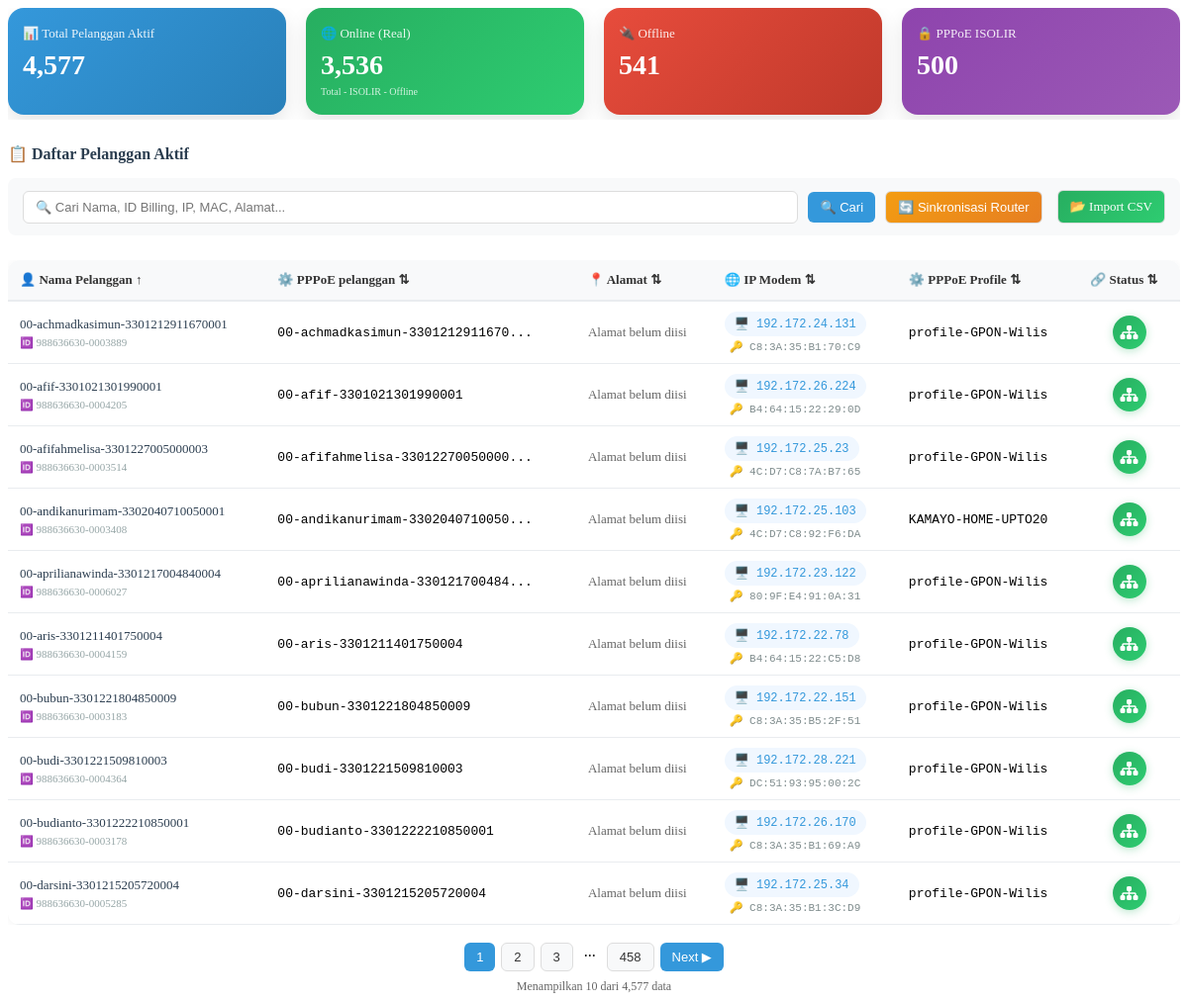
Page /pages/dashboard.php on the committed database.
### tables this page shows
CREATE TABLE `pelanggan` (
  `id_pelanggan` varchar(50) NOT NULL,
  `id_billing` varchar(50) DEFAULT '-',
  `nama` varchar(100) DEFAULT NULL,
  `alamat` text,
  `ip_modem` varchar(45) DEFAULT NULL,
  `status_ping` enum('ONLINE','OFFLINE') DEFAULT 'OFFLINE',
  `live_latency` varchar(20) DEFAULT '-',
  `live_bytes` varchar(20) DEFAULT '0',
  `live_ttl` varchar(10) DEFAULT '0',
  `status_pembayaran` varchar(20) DEFAULT 'belum bayar',
  `tagihan` decimal(15,0) DEFAULT '0',
  `no_telp` varchar(20) DEFAULT NULL,
  `uptime` varchar(50) DEFAULT NULL,
  `uptime_seconds` int DEFAULT '0',
  `caller_id` varchar(50) DEFAULT NULL,
  `remote_address` varchar(50) DEFAULT NULL,
  `local_address` varchar(50) DEFAULT NULL,
  `service_name` varchar(100) DEFAULT NULL,
  `pppoe_profile` varchar(100) DEFAULT NULL,
  `rate_limit` varchar(100) DEFAULT NULL,
  `status_berlangganan` enum('Aktif','Nonaktif','Suspend') NOT NULL DEFAULT 'Aktif',
  `router_id` int DEFAULT NULL,
  `sync_count` int NOT NULL DEFAULT '0',
  `last_update` datetime DEFAULT NULL,
  `last_sync` datetime DEFAULT NULL,
  `created_at` datetime DEFAULT CURRENT_TIMESTAMP
);

### pages/dashboard.php (the view, shortened to what this page needs)
<?php
$host = "localhost";
$user = "cspanglimanet";
$pass = "bcwJl%yLs1r/)8v2";
$db   = "cs_panglima";
try {
    $pdo = new PDO("mysql:host=$host;dbname=$db;charset=utf8mb4", $user, $pass);
    $pdo->setAttribute(PDO::ATTR_ERRMODE, PDO::ERRMODE_EXCEPTION);
    $pdo->setAttribute(PDO::ATTR_DEFAULT_FETCH_MODE, PDO::FETCH_ASSOC);
} catch (PDOException $e) {
    die("Koneksi database gagal: " . $e->getMessage());
}
$limit = 10;
$page = isset($_POST['page']) ? (int)$_POST['page'] : (isset($_GET['page']) ? (int)$_GET['page'] : 1);
$offset = ($page - 1) * $limit;
$search = '';
$sort_column = isset($_POST['sort']) ? $_POST['sort'] : (isset($_GET['sort']) ? $_GET['sort'] : 'nama');
$sort_order = isset($_POST['order']) ? $_POST['order'] : (isset($_GET['order']) ? $_GET['order'] : 'asc');
$sort_order_sql = ($sort_order == 'desc') ? 'DESC' : 'ASC';
$where_clause = "WHERE status_berlangganan = 'Aktif'";
$params = [];
$total_sql = "SELECT COUNT(*) as total FROM pelanggan $where_clause";
$total_stmt = $pdo->prepare($total_sql);
$total_stmt->execute($params);
$total_rows = $total_stmt->fetch()['total'];
$total_pages = ($total_rows > 0) ? ceil($total_rows / $limit) : 1;
$sql = "SELECT id_pelanggan, nama, alamat, ip_modem, caller_id, status_ping, pppoe_profile, live_latency,
               status_pembayaran, no_telp, service_name, status_berlangganan, router_id, id_billing
        FROM pelanggan
        $where_clause
        ORDER BY
            CASE WHEN status_ping = 'ONLINE' THEN 0 ELSE 1 END,
            $sort_column $sort_order_sql
        LIMIT :limit OFFSET :offset";
$stmt = $pdo->prepare($sql);
$stmt->bindValue(':limit', $limit, PDO::PARAM_INT);
$stmt->bindValue(':offset', $offset, PDO::PARAM_INT);
$stmt->execute();
$pelanggan_list = $stmt->fetchAll();
$total_aktif = $pdo->query("SELECT COUNT(*) as total FROM pelanggan WHERE status_berlangganan = 'Aktif'")->fetch()['total'];
$total_isolir = $pdo->query("SELECT COUNT(*) as total FROM pelanggan WHERE pppoe_profile = 'ISOLIR' AND status_berlangganan = 'Aktif'")->fetch()['total'];
$total_offline = $pdo->query("SELECT COUNT(*) as total FROM pelanggan WHERE status_ping = 'OFFLINE' AND status_berlangganan = 'Aktif' AND (pppoe_profile != 'ISOLIR' OR pppoe_profile IS NULL)")->fetch()['total'];
$total_online_real = $total_aktif - $total_isolir - $total_offline;
?>
<div class="stats-grid">
    <div class="stat-card">
        <h4>📊 Total Pelanggan Aktif</h4>
        <div class="value">
            <?php echo number_format($total_aktif); ?>
        </div>
    </div>
    <div class="stat-card" style="background: linear-gradient(135deg, #27ae60, #2ecc71);">
        <h4>🌐 Online (Real)</h4>
        <div class="value">
            <?php echo number_format($total_online_real); ?>
        </div>
        <div style="font-size: 10px; opacity: 0.8; margin-top: 5px;">
            Total - ISOLIR - Offline
        </div>
    </div>
    <div class="stat-card" style="background: linear-gradient(135deg, #e74c3c, #c0392b);">
        <h4>🔌 Offline</h4>
        <div class="value">
            <?php echo number_format($total_offline); ?>
        </div>
    </div>
    <div class="stat-card" style="background: linear-gradient(135deg, #8e44ad, #9b59b6);">
        <h4>🔒 PPPoE ISOLIR</h4>
        <div class="value">
            <?php echo number_format($total_isolir); ?>
        </div>
    </div>
</div>
<div class="customer-table-container" style="margin-top: 25px;">
    <div style="display: flex; justify-content: space-between; align-items: center; margin-bottom: 15px; flex-wrap: wrap; gap: 10px;">
        <h3 style="margin: 0; color: #2c3e50; font-weight: 600; font-size: 16px;">
            📋 Daftar Pelanggan Aktif
        </h3>
    </div>
    <form method="POST" action="" id="searchForm" class="filter-bar">
        <input type="text" name="search" placeholder="🔍 Cari Nama, ID Billing, IP, MAC, Alamat..."
               value="<?php echo htmlspecialchars($search); ?>">
        <button type="submit" class="btn-primary">🔍 Cari</button>
        <button type="button" class="btn-sync" id="syncRouterBtn" onclick="syncAllRoutersWithModal()">
            🔄 Sinkronisasi Router
        </button>
        <a href="index.php?page=import_csv" class="btn-sync" style="background: linear-gradient(135deg, #27ae60, #2ecc71); text-decoration: none; margin-left: 5px;">
    📂 Import CSV
</a>
    </form>
    <div style="overflow-x: auto;">
        <table class="data-table" style="width: 100%; border-collapse: collapse; background: white; border-radius: 12px; overflow: hidden; box-shadow: 0 1px 8px rgba(0,0,0,0.05);">
            <thead>
                <tr>
                    <th style="padding: 12px 12px; text-align: left; background: #f8f9fa; border-bottom: 2px solid #e9ecef;"><a href="#" onclick="sortTable('nama'); return false;">👤 Nama Pelanggan <?php echo $sort_column == 'nama' ? ($sort_order == 'asc' ? '↑' : '↓') : '⇅'; ?></a></th>
                    <th style="padding: 12px 12px; text-align: left; background: #f8f9fa; border-bottom: 2px solid #e9ecef;"><a href="#" onclick="sortTable('id_pelanggan'); return false;">⚙️ PPPoE pelanggan <?php echo $sort_column == 'id_pelanggan' ? ($sort_order == 'asc' ? '↑' : '↓') : '⇅'; ?></a></th>
                    <th style="padding: 12px 12px; text-align: left; background: #f8f9fa; border-bottom: 2px solid #e9ecef;"><a href="#" onclick="sortTable('alamat'); return false;">📍 Alamat <?php echo $sort_column == 'alamat' ? ($sort_order == 'asc' ? '↑' : '↓') : '⇅'; ?></a></th>
                    <th style="padding: 12px 12px; text-align: left; background: #f8f9fa; border-bottom: 2px solid #e9ecef;"><a href="#" onclick="sortTable('ip_modem'); return false;">🌐 IP Modem <?php echo $sort_column == 'ip_modem' ? ($sort_order == 'asc' ? '↑' : '↓') : '⇅'; ?></a></th>
                    <th style="padding: 12px 12px; text-align: left; background: #f8f9fa; border-bottom: 2px solid #e9ecef;"><a href="#" onclick="sortTable('pppoe_profile'); return false;">⚙️ PPPoE Profile <?php echo $sort_column == 'pppoe_profile' ? ($sort_order == 'asc' ? '↑' : '↓') : '⇅'; ?></a></th>
                    <th style="padding: 12px 12px; text-align: center; background: #f8f9fa; border-bottom: 2px solid #e9ecef;"><a href="#" onclick="sortTable('status_ping'); return false;">🔗 Status <?php echo $sort_column == 'status_ping' ? ($sort_order == 'asc' ? '↑' : '↓') : '⇅'; ?></a></th>
                </tr>
            </thead>
            <tbody>
                <?php if (count($pelanggan_list) > 0): ?>
                    <?php foreach ($pelanggan_list as $pelanggan): ?>
                        <tr style="border-bottom: 1px solid #e9ecef;">
                            <td style="padding: 10px 12px; font-weight: 500; word-break: break-word;">
                                <a href="#" onclick="showDetailModal(
                                    '<?php echo htmlspecialchars(addslashes($pelanggan['nama'])); ?>',
                                    '<?php echo htmlspecialchars(addslashes($pelanggan['alamat'] ?? '-')); ?>',
                                    '<?php echo htmlspecialchars($pelanggan['status_pembayaran'] ?? 'belum bayar'); ?>',
                                    '<?php echo htmlspecialchars($pelanggan['no_telp'] ?? '-'); ?>',
                                    '<?php echo htmlspecialchars(addslashes($pelanggan['service_name'] ?? '-')); ?>',
                                    '<?php echo htmlspecialchars($pelanggan['status_berlangganan'] ?? 'Aktif'); ?>',
                                    '<?php echo htmlspecialchars($pelanggan['router_id'] ?? '-'); ?>'
                                ); return false;" class="nama-link">
                                    <?php echo htmlspecialchars($pelanggan['nama']); ?>
                                </a>
                                <?php if(!empty($pelanggan['id_billing']) && $pelanggan['id_billing'] != '-'): ?>
                                    <div style="font-size: 11px; color: #95a5a6; margin-top: 4px;">
                                        🆔 <?php echo htmlspecialchars($pelanggan['id_billing']); ?>
                                    </div>
                                <?php endif; ?>
                            </td>
                            <td style="padding: 10px 12px; font-family: monospace; word-break: break-word;">
                                <?php echo htmlspecialchars(substr($pelanggan['id_pelanggan'], 0, 30)) . (strlen($pelanggan['id_pelanggan']) > 30 ? '...' : ''); ?>
                            </td>
                            <td style="padding: 10px 12px; color: #666; word-break: break-word;">
                                <?php echo htmlspecialchars($pelanggan['alamat'] ?? '-'); ?>
                            </td>
                            <td style="padding: 10px 12px;">
                                <?php if (!empty($pelanggan['ip_modem']) && $pelanggan['ip_modem'] != '-' && filter_var($pelanggan['ip_modem'], FILTER_VALIDATE_IP)): ?>
                                    <a href="#" onclick="showRemoteModal('<?php echo htmlspecialchars($pelanggan['ip_modem']); ?>', '<?php echo htmlspecialchars($pelanggan['nama']); ?>'); return false;" class="ip-link">
                                        🖥️ <?php echo htmlspecialchars($pelanggan['ip_modem']); ?>
                                    </a>
                                    <div style="font-size: 11px; color: #7f8c8d; margin-top: 4px; font-family: monospace; padding-left: 5px;">
                                        🔑 <?php echo htmlspecialchars($pelanggan['caller_id'] ?? '-'); ?>
                                    </div>
                                <?php else: ?>
                                    <span style="color: #999;">❓ <?php echo htmlspecialchars($pelanggan['ip_modem']); ?></span>
                                <?php endif; ?>
                            </td>
                            <td style="padding: 10px 12px; font-family: monospace; word-break: break-word;">
                                <?php
                                $profile = $pelanggan['pppoe_profile'] ?? '-';
                                echo htmlspecialchars(substr($profile, 0, 25)) . (strlen($profile) > 25 ? '...' : '');
                                ?>
                            </td>
                            <td style="padding: 10px 12px; text-align: center;">
                                <div onclick="showPingModal('<?php echo htmlspecialchars($pelanggan['ip_modem']); ?>', '<?php echo htmlspecialchars($pelanggan['nama']); ?>')"
                                     class="<?php echo $pelanggan['status_ping'] == 'ONLINE' ? 'status-online' : 'status-offline'; ?>"
                                     title="Klik untuk melihat grafik ping">
                                    <i class="fas fa-sitemap" style="color: white; font-size: 16px;"></i>
                                </div>
                            </td>
                        </tr>
                    <?php endforeach; ?>
                <?php endif; ?>
            </tbody>
        </table>
    </div>
    <?php if ($total_pages > 1): ?>
    <div class="pagination" style="display: flex; justify-content: center; gap: 6px; margin-top: 18px; flex-wrap: wrap;">
        <?php
        $start_page = max(1, $page - 2);
        $end_page = min($total_pages, $page + 2);
        for ($i = $start_page; $i <= $end_page; $i++):
        ?>
            <button onclick="goToPage(<?php echo $i; ?>)"
                    style="padding: 6px 12px; background: <?php echo $i == $page ? '#3498db' : '#f8f9fa'; ?>;
                           color: <?php echo $i == $page ? 'white' : '#333'; ?>; border: <?php echo $i == $page ? 'none' : '1px solid #ddd'; ?>;
                           border-radius: 6px; cursor: pointer;">
                <?php echo $i; ?>
            </button>
        <?php endfor; ?>
        <?php
        if ($end_page < $total_pages) {
            if ($end_page < $total_pages - 1) echo '<span style="padding: 0 5px;">...</span>';
            echo '<button onclick="goToPage(' . $total_pages . ')" style="padding: 6px 12px; background: #f8f9fa; color: #333; border: 1px solid #ddd; border-radius: 6px; cursor: pointer;">' . $total_pages . '</button>';
        }
        ?>
        <?php if ($page < $total_pages): ?>
            <button onclick="goToPage(<?php echo $page+1; ?>)" style="padding: 6px 12px; background: #3498db; color: white; border: none; border-radius: 6px; cursor: pointer;">Next ▶</button>
        <?php endif; ?>
    </div>
    <div style="text-align: center; margin-top: 8px; color: #666; font-size: 12px;">
        Menampilkan <?php echo count($pelanggan_list); ?> dari <?php echo number_format($total_rows); ?> data
    </div>
    <?php endif; ?>
</div>
<link rel="stylesheet" href="https://cdnjs.cloudflare.com/ajax/libs/font-awesome/6.0.0-beta3/css/all.min.css">

### pages/dashboard.php (style rules this page uses)
.stats-grid { display: flex; flex-wrap: nowrap; gap: 20px; margin-bottom: 25px; overflow-x: auto; padding-bottom: 5px; }
.stat-card { flex: 1; min-width: 180px; background: linear-gradient(135deg, #3498db, #2980b9); padding: 18px 15px; border-radius: 16px; color: white; box-shadow: 0 8px 20px rgba(0,0,0,0.1); transition: transform 0.2s, box-shadow 0.2s; }
.stat-card h4 { margin: 0 0 8px 0; font-size: 13px; font-weight: 500; opacity: 0.9; }
.stat-card .value { font-size: 28px; font-weight: 700; }
.btn-sync { background: linear-gradient(135deg, #f39c12, #e67e22); color: white; border: none; cursor: pointer; display: inline-flex; align-items: center; gap: 8px; padding: 8px 16px; font-size: 13px; border-radius: 6px; font-weight: 500; transition: all 0.2s; }
.data-table { font-size: 13px; }
.customer-table-container h3 { color: #2c3e50; font-weight: 600; margin: 0; font-size: 15px; }
.data-table th a { transition: color 0.2s; display: flex; align-items: center; gap: 5px; text-decoration: none; color: #333; font-size: 13px; font-weight: 600; }
.data-table th { padding: 12px 12px; font-size: 13px; }
.data-table td { padding: 10px 12px; vertical-align: middle; font-size: 13px; }
.nama-link { color: #2c3e50; text-decoration: none; font-weight: 500; cursor: pointer; }
.pagination button { font-size: 13px; padding: 6px 12px; cursor: pointer; }
.status-online, .status-offline { display: inline-flex; align-items: center; justify-content: center; width: 34px; height: 34px; border-radius: 50%; font-size: 16px; cursor: pointer; transition: all 0.2s; }
.status-online { background: linear-gradient(135deg, #27ae60, #2ecc71); box-shadow: 0 2px 8px rgba(39,174,96,0.3); animation: pulse 2s infinite; }
.ip-link { color: #3498db; text-decoration: none; display: inline-flex; align-items: center; gap: 6px; padding: 5px 10px; background: #f0f7ff; border-radius: 20px; transition: all 0.2s; font-family: monospace; font-size: 12px; }
.filter-bar { display: flex; flex-wrap: wrap; gap: 10px; align-items: center; margin-bottom: 25px; background: #f8f9fa; padding: 12px 15px; border-radius: 8px; }
.filter-bar input, .filter-bar select, .filter-bar button, .filter-bar a { padding: 8px 12px; font-size: 13px; border-radius: 6px; border: 1px solid #ddd; }
.filter-bar input { flex: 2; min-width: 180px; }
.filter-bar .btn-primary { background: #3498db; color: white; border: none; cursor: pointer; }

### rows in the picture
pelanggan: nama "00-achmadkasimun-3301212911670001", id_billing "988636630-0003889", id_pelanggan "00-achmadkasimun-3301212911670", alamat "Alamat belum diisi", ip_modem "192.172.24.131", caller "C8:3A:35:B1:70:C9", pppoe_profile "profile-GPON-Wilis"
pelanggan: nama "00-afif-3301021301990001", id_billing "988636630-0004205", id_pelanggan "00-afif-3301021301990001", alamat "Alamat belum diisi", ip_modem "192.172.26.224", caller "B4:64:15:22:29:0D", pppoe_profile "profile-GPON-Wilis"
pelanggan: nama "00-afifahmelisa-3301227005000003", id_billing "988636630-0003514", id_pelanggan "00-afifahmelisa-33012270050000", alamat "Alamat belum diisi", ip_modem "192.172.25.23", caller "4C:D7:C8:7A:B7:65", pppoe_profile "profile-GPON-Wilis"
pelanggan: nama "00-andikanurimam-3302040710050001", id_billing "988636630-0003408", id_pelanggan "00-andikanurimam-3302040710050", alamat "Alamat belum diisi", ip_modem "192.172.25.103", caller "4C:D7:C8:92:F6:DA", pppoe_profile "KAMAYO-HOME-UPTO20"
pelanggan: nama "00-aprilianawinda-3301217004840004", id_billing "988636630-0006027", id_pelanggan "00-aprilianawinda-330121700484", alamat "Alamat belum diisi", ip_modem "192.172.23.122", caller "80:9F:E4:91:0A:31", pppoe_profile "profile-GPON-Wilis"
pelanggan: nama "00-aris-3301211401750004", id_billing "988636630-0004159", id_pelanggan "00-aris-3301211401750004", alamat "Alamat belum diisi", ip_modem "192.172.22.78", caller "B4:64:15:22:C5:D8", pppoe_profile "profile-GPON-Wilis"
pelanggan: nama "00-bubun-3301221804850009", id_billing "988636630-0003183", id_pelanggan "00-bubun-3301221804850009", alamat "Alamat belum diisi", ip_modem "192.172.22.151", caller "C8:3A:35:B5:2F:51", pppoe_profile "profile-GPON-Wilis"
pelanggan: nama "00-budi-3301221509810003", id_billing "988636630-0004364", id_pelanggan "00-budi-3301221509810003", alamat "Alamat belum diisi", ip_modem "192.172.28.221", caller "DC:51:93:95:00:2C", pppoe_profile "profile-GPON-Wilis"
pelanggan: nama "00-budianto-3301222210850001", id_billing "988636630-0003178", id_pelanggan "00-budianto-3301222210850001", alamat "Alamat belum diisi", ip_modem "192.172.26.170", caller "C8:3A:35:B1:69:A9", pppoe_profile "profile-GPON-Wilis"
pelanggan: nama "00-darsini-3301215205720004", id_billing "988636630-0005285", id_pelanggan "00-darsini-3301215205720004", alamat "Alamat belum diisi", ip_modem "192.172.25.34", caller "C8:3A:35:B1:3C:D9", pppoe_profile "profile-GPON-Wilis"

### other values in the picture
$total_aktif "4,577"
$total_online_real "3,536"
$total_offline "541"
$total_isolir "500"
$total_pages "458"
count($pelanggan_list) "10"
$total_rows "4,577"
